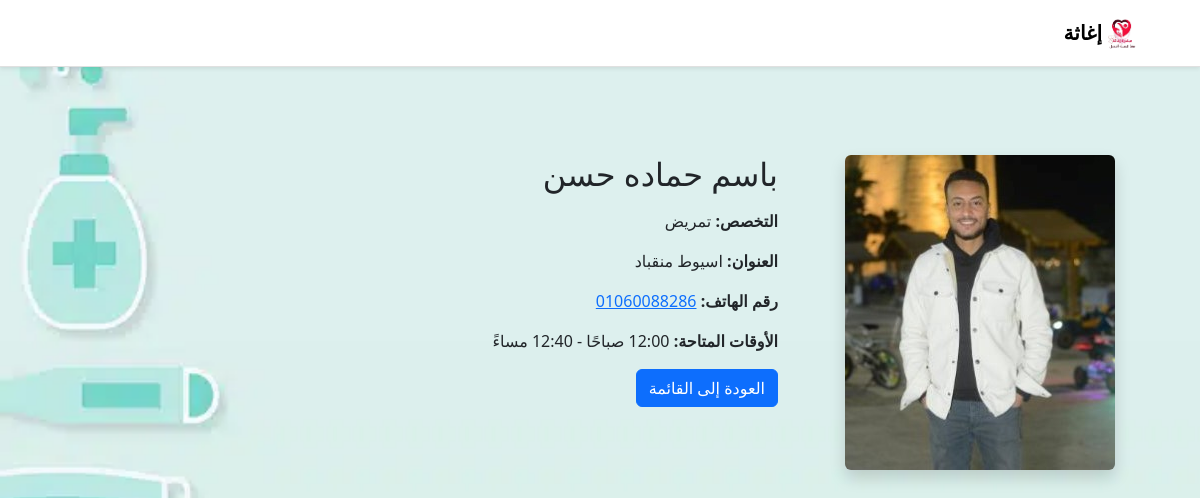
The app's page /volunteer/6 with its own data.
### app.py (models this page shows)
class Volunteer(db.Model):
    id = db.Column(db.Integer, primary_key=True)
    name = db.Column(db.String(100), nullable=False)
    specialization = db.Column(db.String(100), nullable=False)
    phone = db.Column(db.String(20), nullable=False, unique=True)
    address = db.Column(db.String(200), nullable=False)
    photo = db.Column(db.String(200), nullable=False, default='default.jpg')
    available_time_start = db.Column(db.Time, nullable=False)
    available_time_end = db.Column(db.Time, nullable=False)

### app.py (the view)
@app.route('/volunteer/<int:volunteer_id>')
def volunteer_details(volunteer_id):
    volunteer = Volunteer.query.get_or_404(volunteer_id)
    return render_template('volunteer_details.html', volunteer=volunteer)

### templates/volunteer_details.html (shortened to what this page needs)
<!DOCTYPE html>
<html lang="ar">
<head>
    <link rel="stylesheet" href="{{ url_for('static', filename='styles.css') }}">
    <link rel="stylesheet" href="https://cdnjs.cloudflare.com/ajax/libs/font-awesome/6.0.0-beta3/css/all.min.css">
    <link rel="stylesheet" href="https://cdnjs.cloudflare.com/ajax/libs/bootstrap/5.3.0/css/bootstrap.min.css">
    <link rel="stylesheet" href="https://cdnjs.cloudflare.com/ajax/libs/aos/2.3.4/aos.css">
</head>
<body>
    <nav class="navbar navbar-expand-lg shadow-sm" data-aos="fade-down">
        <div class="container">
            <a class="navbar-brand" href="/">
                <img src="{{ url_for('static', filename='/uploads/logoo-removebg-preview.png') }}" alt="Logo" class="logo-img">
                إغاثة
            </a>
        </div>
    </nav>
    <section class="container py-5">
        <div class="row">
            <div class="col-md-4 text-center" data-aos="fade-right">
                <img src="{{ url_for('static', filename='uploads/' + (volunteer.photo if volunteer.photo else 'default.jpg')) }}"
                     class="img-fluid rounded shadow" alt="صورة {{ volunteer.name }}" style="max-width: 300px;">
            </div>
            <div class="col-md-8" data-aos="fade-left">
                <h2 class="mb-3">{{ volunteer.name }}</h2>
                <p><strong>التخصص:</strong> {{ volunteer.specialization }}</p>
                <p><strong>العنوان:</strong> {{ volunteer.address }}</p>
                <p><strong>رقم الهاتف:</strong> <a href="tel:{{ volunteer.phone }}">{{ volunteer.phone }}</a></p>
                <p>
                    <strong>الأوقات المتاحة:</strong>
                    {% if volunteer.available_time_start and volunteer.available_time_end %}
                        {% if volunteer.available_time_start.strftime('%p') == "AM" %} صباحًا {% else %} مساءً {% endif %}
                        -
                        {% if volunteer.available_time_end.strftime('%p') == "AM" %} صباحًا {% else %} مساءً {% endif %}
                    {% else %}
                        غير متاح حاليًا
                    {% endif %}
                </p>
                <a href="/index" class="btn btn-primary">العودة إلى القائمة</a>
            </div>
        </div>
    </section>
</body>
</html>

### static/styles.css (style rules this page uses)
body { font-family: 'Arial', sans-serif; direction: rtl; text-align: right; background-image: url('/static/uploads/pg.jpg'); background-size: cover; background-attachment: fixed; background-color: #f8f9fa; }
.navbar { background-color: #ffffff; border-bottom: 1px solid #e0e0e0; box-shadow: 0 2px 4px rgba(0, 0, 0, 0.1); }
.navbar-brand { font-size: 1.9rem; font-weight: bold; color: #e4331b; transition: color 0.3s ease; display: flex; align-items: center; }
.logo-img { height: 60px; margin-right: 10px; padding: -20px; margin: -10px; }
section { margin-top: 40px; }

### templates/volunteer_details.html (style rules this page uses)
body { background-image: url('/static/uploads/pg2.jpg'); background-size: 110% 100%; }

### records on screen
Volunteer: photo (picture), name "باسم حماده حسن", specialization "تمريض", address "اسيوط منقباد", phone "01060088286"
